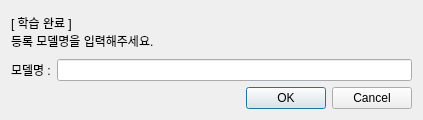
<?xml version="1.0" encoding="UTF-8"?>
<ui version="4.0">
 <class>Dialog</class>
 <widget class="QDialog" name="Dialog">
  <property name="geometry">
   <rect>
    <x>0</x>
    <y>0</y>
    <width>423</width>
    <height>120</height>
   </rect>
  </property>
  <property name="windowTitle">
   <string>Dialog</string>
  </property>
  <layout class="QVBoxLayout" name="verticalLayout_2">
   <item>
    <widget class="QLabel" name="label_add_model_info">
     <property name="text">
      <string>[ 학습 완료 ] 
등록 모델명을 입력해주세요.</string>
     </property>
    </widget>
   </item>
   <item>
    <layout class="QVBoxLayout" name="verticalLayout">
     <item>
      <layout class="QHBoxLayout" name="horizontalLayout">
       <item>
        <widget class="QLabel" name="label_model_description">
         <property name="text">
          <string>모델명 :</string>
         </property>
        </widget>
       </item>
       <item>
        <widget class="QLineEdit" name="line_edit_model_description"/>
       </item>
      </layout>
     </item>
    </layout>
   </item>
   <item>
    <widget class="QDialogButtonBox" name="buttonBox">
     <property name="orientation">
      <enum>Qt::Orientation::Horizontal</enum>
     </property>
     <property name="standardButtons">
      <set>QDialogButtonBox::StandardButton::Cancel|QDialogButtonBox::StandardButton::Ok</set>
     </property>
    </widget>
   </item>
  </layout>
 </widget>
 <resources/>
 <connections>
  <connection>
   <sender>buttonBox</sender>
   <signal>accepted()</signal>
   <receiver>Dialog</receiver>
   <slot>accept()</slot>
   <hints>
    <hint type="sourcelabel">
     <x>248</x>
     <y>254</y>
    </hint>
    <hint type="destinationlabel">
     <x>157</x>
     <y>274</y>
    </hint>
   </hints>
  </connection>
  <connection>
   <sender>buttonBox</sender>
   <signal>rejected()</signal>
   <receiver>Dialog</receiver>
   <slot>reject()</slot>
   <hints>
    <hint type="sourcelabel">
     <x>316</x>
     <y>260</y>
    </hint>
    <hint type="destinationlabel">
     <x>286</x>
     <y>274</y>
    </hint>
   </hints>
  </connection>
 </connections>
</ui>
